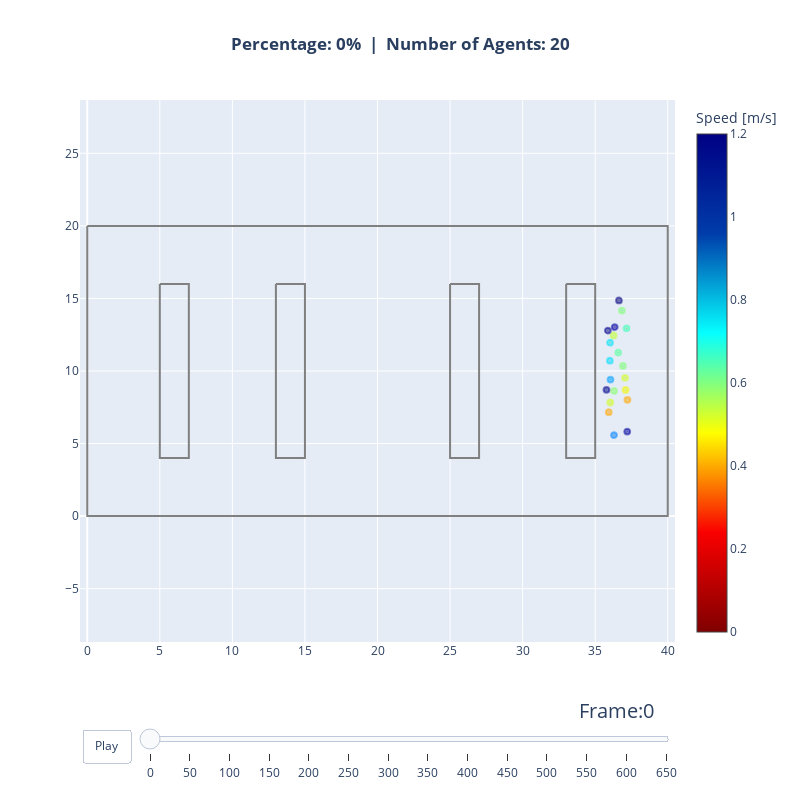

Notebook code cell kept with this figure:
### Markdown cell above
## Visualizing Agent Pathways

To gain insights into the movement patterns of our agents, we'll visualize their trajectories. Data for this endeavor will be pulled directly from the SQLite database we've previously populated.

### Code cell
from jupedsim.internal.notebook_utils import animate, read_sqlite_file

agent_trajectories = {}
agent_trajectories[percentage], walkable_area = read_sqlite_file(
    trajectory_file
)
animate(
    agent_trajectories[percentage],
    walkable_area,
    title_note=f"Percentage: {percentage}%",
).show()

### Figure 1 — Plotly figure (JSON) as saved in the notebook; plotly's stock layout.template omitted (floating-point values rounded to 4 significant figures)
{"data": [{"hoverinfo": "name", "line": {"color": "grey"}, "mode": "lines", "name": "Exterior", "showlegend": false, "type": "scatter", "x": [0.0, 0.0, 40.0, 40.0, 0.0], "y": [20.0, 0.0, 0.0, 20.0, 20.0]}, {"hoverinfo": "name", "line": {"color": "grey"}, "mode": "lines", "name": "Obstacle", "showlegend": false, "type": "scatter", "x": [5.0, 7.0, 7.0, 5.0, 5.0], "y": [16.0, 16.0, 4.0, 4.0, 16.0]}, {"hoverinfo": "name", "line": {"color": "grey"}, "mode": "lines", "name": "Obstacle", "showlegend": false, "type": "scatter", "x": [13.0, 15.0, 15.0, 13.0, 13.0], "y": [16.0, 16.0, 4.0, 4.0, 16.0]}, {"hoverinfo": "name", "line": {"color": "grey"}, "mode": "lines", "name": "Obstacle", "showlegend": false, "type": "scatter", "x": [25.0, 27.0, 27.0, 25.0, 25.0], "y": [16.0, 16.0, 4.0, 4.0, 16.0]}, {"hoverinfo": "name", "line": {"color": "grey"}, "mode": "lines", "name": "Obstacle", "showlegend": false, "type": "scatter", "x": [33.0, 35.0, 35.0, 33.0, 33.0], "y": [16.0, 16.0, 4.0, 4.0, 16.0]}, {"hoverinfo": "none", "marker": {"cmax": 1.2, "cmin": 0, "color": [0.4993, 0.5193, 0.7977, 1.186, 0.6101, 1.163, 0.4479, 0.4964, 0.792, 0.869, 1.2, 0.3485, 0.3494, 0.6002, 0.6116, 0.7013, 0.6652, 1.168, 0.9031, 1.191], "colorbar": {"title": {"text": "Speed [m/s]"}}, "colorscale": [[0, "rgb(128,0,0)"], [0.2, "rgb(250,0,0)"], [0.4, "rgb(255,255,0)"], [0.6, "rgb(5,255,255)"], [0.8, "rgb(0,60,170)"], [1, "rgb(0,0,131)"]], "size": [0.4, 0.4, 0.4, 0.4, 0.4, 0.4, 0.4, 0.4, 0.4, 0.4, 0.4, 0.4, 0.4, 0.4, 0.4, 0.4, 0.4, 0.4, 0.4, 0.4]}, "mode": "markers", "showlegend": false, "text": [0.4993, 0.5193, 0.7977, 1.186, 0.6101, 1.163, 0.4479, 0.4964, 0.792, 0.869, 1.2, 0.3485, 0.3494, 0.6002, 0.6116, 0.7013, 0.6652, 1.168, 0.9031, 1.191], "type": "scatter", "x": [36.04, 36.27, 36.02, 35.87, 36.84, 36.35, 37.09, 37.06, 36.02, 36.05, 36.64, 37.22, 35.94, 36.3, 36.91, 37.16, 36.59, 37.21, 36.3, 35.78], "y": [7.831, 12.45, 10.71, 12.79, 14.16, 13.03, 8.695, 9.528, 11.95, 9.409, 14.87, 8.011, 7.166, 8.631, 10.35, 12.94, 11.28, 5.828, 5.583, 8.702]}, {"hoverinfo": "text", "marker": {"opacity": 1, "size": 1}, "mode": "markers", "showlegend": false, "text": ["ID: 22, Pos(36.04,7.83)"], "type": "scatter", "x": [36.04], "y": [7.831]}, {"hoverinfo": "text", "marker": {"opacity": 1, "size": 1}, "mode": "markers", "showlegend": false, "text": ["ID: 23, Pos(36.27,12.45)"], "type": "scatter", "x": [36.27], "y": [12.45]}, {"hoverinfo": "text", "marker": {"opacity": 1, "size": 1}, "mode": "markers", "showlegend": false, "text": ["ID: 24, Pos(36.02,10.71)"], "type": "scatter", "x": [36.02], "y": [10.71]}, {"hoverinfo": "text", "marker": {"opacity": 1, "size": 1}, "mode": "markers", "showlegend": false, "text": ["ID: 25, Pos(35.87,12.79)"], "type": "scatter", "x": [35.87], "y": [12.79]}, {"hoverinfo": "text", "marker": {"opacity": 1, "size": 1}, "mode": "markers", "showlegend": false, "text": ["ID: 26, Pos(36.84,14.16)"], "type": "scatter", "x": [36.84], "y": [14.16]}, {"hoverinfo": "text", "marker": {"opacity": 1, "size": 1}, "mode": "markers", "showlegend": false, "text": ["ID: 27, Pos(36.35,13.03)"], "type": "scatter", "x": [36.35], "y": [13.03]}, {"hoverinfo": "text", "marker": {"opacity": 1, "size": 1}, "mode": "markers", "showlegend": false, "text": ["ID: 28, Pos(37.09,8.69)"], "type": "scatter", "x": [37.09], "y": [8.695]}, {"hoverinfo": "text", "marker": {"opacity": 1, "size": 1}, "mode": "markers", "showlegend": false, "text": ["ID: 29, Pos(37.06,9.53)"], "type": "scatter", "x": [37.06], "y": [9.528]}, {"hoverinfo": "text", "marker": {"opacity": 1, "size": 1}, "mode": "markers", "showlegend": false, "text": ["ID: 30, Pos(36.02,11.95)"], "type": "scatter", "x": [36.02], "y": [11.95]}, {"hoverinfo": "text", "marker": {"opacity": 1, "size": 1}, "mode": "markers", "showlegend": false, "text": ["ID: 31, Pos(36.05,9.41)"], "type": "scatter", "x": [36.05], "y": [9.409]}, {"hoverinfo": "text", "marker": {"opacity": 1, "size": 1}, "mode": "markers", "showlegend": false, "text": ["ID: 32, Pos(36.64,14.87)"], "type": "scatter", "x": [36.64], "y": [14.87]}, {"hoverinfo": "text", "marker": {"opacity": 1, "size": 1}, "mode": "markers", "showlegend": false, "text": ["ID: 33, Pos(37.22,8.01)"], "type": "scatter", "x": [37.22], "y": [8.011]}, {"hoverinfo": "text", "marker": {"opacity": 1, "size": 1}, "mode": "markers", "showlegend": false, "text": ["ID: 34, Pos(35.94,7.17)"], "type": "scatter", "x": [35.94], "y": [7.166]}, {"hoverinfo": "text", "marker": {"opacity": 1, "size": 1}, "mode": "markers", "showlegend": false, "text": ["ID: 35, Pos(36.30,8.63)"], "type": "scatter", "x": [36.3], "y": [8.631]}, {"hoverinfo": "text", "marker": {"opacity": 1, "size": 1}, "mode": "markers", "showlegend": false, "text": ["ID: 36, Pos(36.91,10.35)"], "type": "scatter", "x": [36.91], "y": [10.35]}, {"hoverinfo": "text", "marker": {"opacity": 1, "size": 1}, "mode": "markers", "showlegend": false, "text": ["ID: 37, Pos(37.16,12.94)"], "type": "scatter", "x": [37.16], "y": [12.94]}, {"hoverinfo": "text", "marker": {"opacity": 1, "size": 1}, "mode": "markers", "showlegend": false, "text": ["ID: 38, Pos(36.59,11.28)"], "type": "scatter", "x": [36.59], "y": [11.28]}, {"hoverinfo": "text", "marker": {"opacity": 1, "size": 1}, "mode": "markers", "showlegend": false, "text": ["ID: 39, Pos(37.21,5.83)"], "type": "scatter", "x": [37.21], "y": [5.828]}, {"hoverinfo": "text", "marker": {"opacity": 1, "size": 1}, "mode": "markers", "showlegend": false, "text": ["ID: 40, Pos(36.30,5.58)"], "type": "scatter", "x": [36.3], "y": [5.583]}, {"hoverinfo": "text", "marker": {"opacity": 1, "size": 1}, "mode": "markers", "showlegend": false, "text": ["ID: 41, Pos(35.78,8.70)"], "type": "scatter", "x": [35.78], "y": [8.702]}], "layout": {"autosize": false, "height": 800, "shapes": [{"fillcolor": "rgba(209, 255, 38, 0.5)", "line": {"color": "rgba(209, 255, 38, 0.5)"}, "type": "circle", "x0": 35.84, "x1": 36.24, "xref": "x", "y0": 7.631, "y1": 8.031, "yref": "y"}, {"fillcolor": "rgba(193, 255, 54, 0.5)", "line": {"color": "rgba(193, 255, 54, 0.5)"}, "type": "circle", "x0": 36.07, "x1": 36.47, "xref": "x", "y0": 12.25, "y1": 12.65, "yref": "y"}, {"fillcolor": "rgba(0, 224, 251, 0.5)", "line": {"color": "rgba(0, 224, 251, 0.5)"}, "type": "circle", "x0": 35.82, "x1": 36.22, "xref": "x", "y0": 10.51, "y1": 10.91, "yref": "y"}, {"fillcolor": "rgba(0, 0, 141, 0.5)", "line": {"color": "rgba(0, 0, 141, 0.5)"}, "type": "circle", "x0": 35.67, "x1": 36.07, "xref": "x", "y0": 12.59, "y1": 12.99, "yref": "y"}, {"fillcolor": "rgba(128, 255, 119, 0.5)", "line": {"color": "rgba(128, 255, 119, 0.5)"}, "type": "circle", "x0": 36.64, "x1": 37.04, "xref": "x", "y0": 13.96, "y1": 14.36, "yref": "y"}, {"fillcolor": "rgba(0, 0, 164, 0.5)", "line": {"color": "rgba(0, 0, 164, 0.5)"}, "type": "circle", "x0": 36.15, "x1": 36.55, "xref": "x", "y0": 12.83, "y1": 13.23, "yref": "y"}, {"fillcolor": "rgba(244, 248, 2, 0.5)", "line": {"color": "rgba(244, 248, 2, 0.5)"}, "type": "circle", "x0": 36.89, "x1": 37.29, "xref": "x", "y0": 8.495, "y1": 8.895, "yref": "y"}, {"fillcolor": "rgba(209, 255, 38, 0.5)", "line": {"color": "rgba(209, 255, 38, 0.5)"}, "type": "circle", "x0": 36.86, "x1": 37.26, "xref": "x", "y0": 9.328, "y1": 9.728, "yref": "y"}, {"fillcolor": "rgba(0, 228, 248, 0.5)", "line": {"color": "rgba(0, 228, 248, 0.5)"}, "type": "circle", "x0": 35.82, "x1": 36.22, "xref": "x", "y0": 11.75, "y1": 12.15, "yref": "y"}, {"fillcolor": "rgba(0, 160, 255, 0.5)", "line": {"color": "rgba(0, 160, 255, 0.5)"}, "type": "circle", "x0": 35.85, "x1": 36.25, "xref": "x", "y0": 9.209, "y1": 9.609, "yref": "y"}, {"fillcolor": "rgba(0, 0, 128, 0.5)", "line": {"color": "rgba(0, 0, 128, 0.5)"}, "type": "circle", "x0": 36.44, "x1": 36.84, "xref": "x", "y0": 14.67, "y1": 15.07, "yref": "y"}, {"fillcolor": "rgba(255, 167, 0, 0.5)", "line": {"color": "rgba(255, 167, 0, 0.5)"}, "type": "circle", "x0": 37.02, "x1": 37.42, "xref": "x", "y0": 7.811, "y1": 8.211, "yref": "y"}, {"fillcolor": "rgba(255, 167, 0, 0.5)", "line": {"color": "rgba(255, 167, 0, 0.5)"}, "type": "circle", "x0": 35.74, "x1": 36.14, "xref": "x", "y0": 6.966, "y1": 7.366, "yref": "y"}, {"fillcolor": "rgba(135, 255, 112, 0.5)", "line": {"color": "rgba(135, 255, 112, 0.5)"}, "type": "circle", "x0": 36.1, "x1": 36.5, "xref": "x", "y0": 8.431, "y1": 8.831, "yref": "y"}, {"fillcolor": "rgba(128, 255, 119, 0.5)", "line": {"color": "rgba(128, 255, 119, 0.5)"}, "type": "circle", "x0": 36.71, "x1": 37.11, "xref": "x", "y0": 10.15, "y1": 10.55, "yref": "y"}, {"fillcolor": "rgba(64, 255, 183, 0.5)", "line": {"color": "rgba(64, 255, 183, 0.5)"}, "type": "circle", "x0": 36.96, "x1": 37.36, "xref": "x", "y0": 12.74, "y1": 13.14, "yref": "y"}, {"fillcolor": "rgba(90, 255, 157, 0.5)", "line": {"color": "rgba(90, 255, 157, 0.5)"}, "type": "circle", "x0": 36.39, "x1": 36.79, "xref": "x", "y0": 11.08, "y1": 11.48, "yref": "y"}, {"fillcolor": "rgba(0, 0, 155, 0.5)", "line": {"color": "rgba(0, 0, 155, 0.5)"}, "type": "circle", "x0": 37.01, "x1": 37.41, "xref": "x", "y0": 5.628, "y1": 6.028, "yref": "y"}, {"fillcolor": "rgba(0, 132, 255, 0.5)", "line": {"color": "rgba(0, 132, 255, 0.5)"}, "type": "circle", "x0": 36.1, "x1": 36.5, "xref": "x", "y0": 5.383, "y1": 5.783, "yref": "y"}, {"fillcolor": "rgba(0, 0, 137, 0.5)", "line": {"color": "rgba(0, 0, 137, 0.5)"}, "type": "circle", "x0": 35.58, "x1": 35.98, "xref": "x", "y0": 8.502, "y1": 8.902, "yref": "y"}, {"line": {"color": "black", "width": 3}, "type": "line", "x0": 36.04, "x1": 36.04, "y0": 7.831, "y1": 7.831}, {"line": {"color": "black", "width": 3}, "type": "line", "x0": 36.27, "x1": 36.27, "y0": 12.45, "y1": 12.45}, {"line": {"color": "black", "width": 3}, "type": "line", "x0": 36.02, "x1": 36.02, "y0": 10.71, "y1": 10.71}, {"line": {"color": "white", "width": 3}, "type": "line", "x0": 35.87, "x1": 35.87, "y0": 12.79, "y1": 12.79}, {"line": {"color": "black", "width": 3}, "type": "line", "x0": 36.84, "x1": 36.84, "y0": 14.16, "y1": 14.16}, {"line": {"color": "white", "width": 3}, "type": "line", "x0": 36.35, "x1": 36.35, "y0": 13.03, "y1": 13.03}, {"line": {"color": "black", "width": 3}, "type": "line", "x0": 37.09, "x1": 37.09, "y0": 8.695, "y1": 8.695}, {"line": {"color": "black", "width": 3}, "type": "line", "x0": 37.06, "x1": 37.06, "y0": 9.528, "y1": 9.528}, {"line": {"color": "black", "width": 3}, "type": "line", "x0": 36.02, "x1": 36.02, "y0": 11.95, "y1": 11.95}, {"line": {"color": "white", "width": 3}, "type": "line", "x0": 36.05, "x1": 36.05, "y0": 9.409, "y1": 9.409}, {"line": {"color": "white", "width": 3}, "type": "line", "x0": 36.64, "x1": 36.64, "y0": 14.87, "y1": 14.87}, {"line": {"color": "black", "width": 3}, "type": "line", "x0": 37.22, "x1": 37.22, "y0": 8.011, "y1": 8.011}, {"line": {"color": "black", "width": 3}, "type": "line", "x0": 35.94, "x1": 35.94, "y0": 7.166, "y1": 7.166}, {"line": {"color": "black", "width": 3}, "type": "line", "x0": 36.3, "x1": 36.3, "y0": 8.631, "y1": 8.631}, {"line": {"color": "black", "width": 3}, "type": "line", "x0": 36.91, "x1": 36.91, "y0": 10.35, "y1": 10.35}, {"line": {"color": "black", "width": 3}, "type": "line", "x0": 37.16, "x1": 37.16, "y0": 12.94, "y1": 12.94}, {"line": {"color": "black", "width": 3}, "type": "line", "x0": 36.59, "x1": 36.59, "y0": 11.28, "y1": 11.28}, {"line": {"color": "white", "width": 3}, "type": "line", "x0": 37.21, "x1": 37.21, "y0": 5.828, "y1": 5.828}, {"line": {"color": "white", "width": 3}, "type": "line", "x0": 36.3, "x1": 36.3, "y0": 5.583, "y1": 5.583}, {"line": {"color": "white", "width": 3}, "type": "line", "x0": 35.78, "x1": 35.78, "y0": 8.702, "y1": 8.702}], "sliders": [{"active": 0, "currentvalue": {"font": {"size": 20}, "prefix": "Frame:", "visible": true, "xanchor": "right"}, "len": 0.9, "pad": {"b": 10, "t": 50}, "steps": [{"args": [["0"], {"frame": {"duration": 100, "redraw": true}, "mode": "immediate", "transition": {"duration": 500}}], "label": "0", "method": "animate"}, {"args": [["50"], {"frame": {"duration": 100, "redraw": true}, "mode": "immediate", "transition": {"duration": 500}}], "label": "50", "method": "animate"}, {"args": [["100"], {"frame": {"duration": 100, "redraw": true}, "mode": "immediate", "transition": {"duration": 500}}], "label": "100", "method": "animate"}, {"args": [["150"], {"frame": {"duration": 100, "redraw": true}, "mode": "immediate", "transition": {"duration": 500}}], "label": "150", "method": "animate"}, {"args": [["200"], {"frame": {"duration": 100, "redraw": true}, "mode": "immediate", "transition": {"duration": 500}}], "label": "200", "method": "animate"}, {"args": [["250"], {"frame": {"duration": 100, "redraw": true}, "mode": "immediate", "transition": {"duration": 500}}], "label": "250", "method": "animate"}, {"args": [["300"], {"frame": {"duration": 100, "redraw": true}, "mode": "immediate", "transition": {"duration": 500}}], "label": "300", "method": "animate"}, {"args": [["350"], {"frame": {"duration": 100, "redraw": true}, "mode": "immediate", "transition": {"duration": 500}}], "label": "350", "method": "animate"}, {"args": [["400"], {"frame": {"duration": 100, "redraw": true}, "mode": "immediate", "transition": {"duration": 500}}], "label": "400", "method": "animate"}, {"args": [["450"], {"frame": {"duration": 100, "redraw": true}, "mode": "immediate", "transition": {"duration": 500}}], "label": "450", "method": "animate"}, {"args": [["500"], {"frame": {"duration": 100, "redraw": true}, "mode": "immediate", "transition": {"duration": 500}}], "label": "500", "method": "animate"}, {"args": [["550"], {"frame": {"duration": 100, "redraw": true}, "mode": "immediate", "transition": {"duration": 500}}], "label": "550", "method": "animate"}, {"args": [["600"], {"frame": {"duration": 100, "redraw": true}, "mode": "immediate", "transition": {"duration": 500}}], "label": "600", "method": "animate"}, {"args": [["650"], {"frame": {"duration": 100, "redraw": true}, "mode": "immediate", "transition": {"duration": 500}}], "label": "650", "method": "animate"}], "transition": {"duration": 100, "easing": "cubic-in-out"}, "x": 0.1, "xanchor": "left", "y": 0, "yanchor": "top"}], "title": {"text": "<b>Percentage: 0%  |  Number of Agents: 20</b>", "x": 0.5}, "updatemenus": [{"buttons": [{"args": [null, {"frame": {"duration": 100, "redraw": true}, "fromcurrent": true}], "label": "Play", "method": "animate"}], "direction": "left", "pad": {"r": 10, "t": 87}, "showactive": false, "type": "buttons", "x": 0.1, "xanchor": "right", "y": 0, "yanchor": "top"}], "width": 800, "xaxis": {"range": [-0.5, 40.5]}, "yaxis": {"range": [-0.5, 20.5], "scaleanchor": "x", "scaleratio": 1}}}
